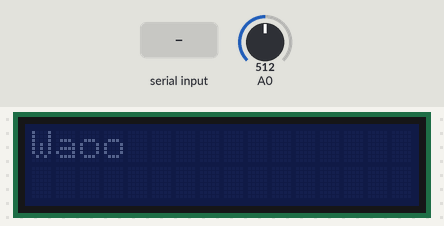
Bench run of a sketch on a simulated Arduino Uno, built with avr-gcc and run on an emulated ATmega328P. Parts: 16×2 character LCD. The test bench sets the inputs (shaded band); at power-on: A0 = 512. What the sketch prints to the serial monitor is not drawn.

Above: at 1.8 s.
1.9 s: "1\n" received over Serial
At 3.9 s:
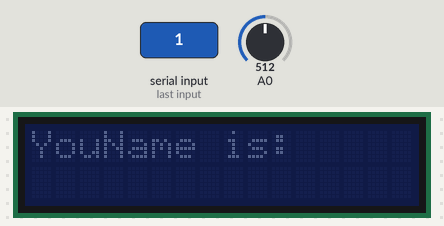
4.5 s: A0 set to 223
8.5 s: A0 set to 192
At 9.9 s:
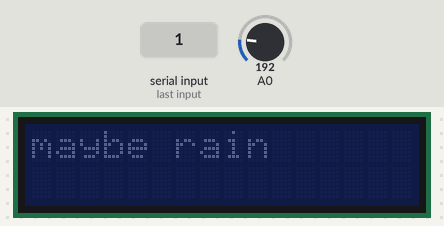
12.6 s: "3\n" received over Serial
At 12.81 s:
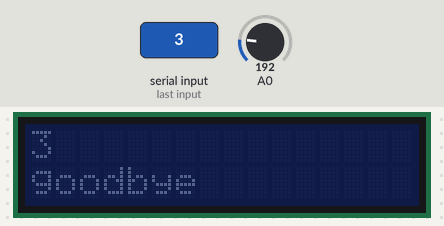
14.5 s: A0 set to 55
16.2 s: A0 set to 48
At 18.3 s:
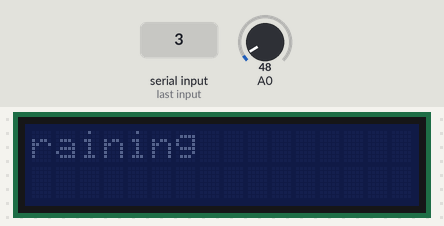
Timing chart, 0 to 19.8 s (numbered marks = the images above; inputs shaded):
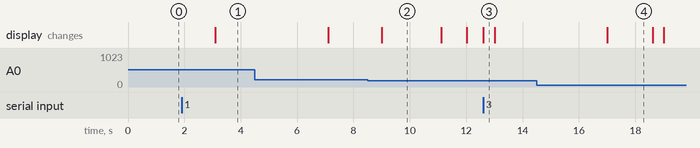

The sketch:

test1.ino.ino
```cpp
#include <Wire.h>
#include <Arduino_FreeRTOS.h>
#include <LiquidCrystal_I2C.h>
LiquidCrystal_I2C lcd(0X27,16,2); //SCL A5 SDA A4
String defaultMessage ="Hello World";
String msg ="1.Input Name\n 2.Hien thi ngay thang \n 3.End ";
String choice1 ="Input name";
String choice2 = "";
String choice3="End";
String goodbye ="goodbye";
String myString ="Waoo";
String yourNameis ="YouName is: ";
String quahansudung= "qua han use";
String raining = "raining";
String mayberain = "maybe rain";
int uutien =0;
int timeUsing=0;
int rainCheck = 0;
int rainThresholdValue = 30;

void TaskLoginUser(void * pvParameters);
// void TaskLoginTimeCounter(void * pvParameters);
void TaskRainSensor(void * pvParameters);
void setup()
{
  lcd.init();
  lcd.print(myString);
  Serial.begin(9600);
  xTaskCreate(
    TaskLoginUser
    , "Task Login"
    , 128
    , NULL
    , 1
    , NULL
  );
  xTaskCreate(
    TaskRainSensor
    , "Task Rain"
    , 128
    , NULL
    , 1
    , NULL
  );
  // xTaskCreate(
  //   TaskLoginTimeCounter
  //   , "Task TimeCounter"
  //   , 128
  //   , NULL
  //   , 1
  //   , NULL
  // );
   vTaskStartScheduler();
}

void loop()
{
}
void TaskRainSensor(void * pvParameters) {
  pinMode(A0, INPUT);
  while (1) {
    int sensorValue = analogRead(A0);
    int percentValue = map(sensorValue,0,1023,100,0);
    if(percentValue > 80 &&percentValue <95 ){
      lcd.clear();
      lcd.print(mayberain);
    }
    if(percentValue>95){
      lcd.clear();
      lcd.print(raining);
    }
    vTaskDelay(1000 / portTICK_PERIOD_MS);
  }
}
void TaskLoginUser(void * pvParameters) {
  while(1){
  delay (3000);
  lcd.clear();
  lcd.print(defaultMessage);
  Serial.print(msg);
  while(Serial.available() ==0){}
  int choice = Serial.parseInt();
  Serial.print(choice);
  if(choice==1){
    lcd.clear();
    Serial.print(yourNameis);
    lcd.print(yourNameis);
    delay(3000);
    String name = Serial.readString();
    name = name.substring(0, name.length() - 1);
    name.remove(0,1);
    uutien=1;
    Serial.println(name);
    lcd.clear();
    lcd.print(name);
    delay(1000);
    timeUsing=1;
  }
  timeUsing+=1;
  if(choice==3){
    lcd.clear();
    lcd.print(timeUsing);
    lcd.setCursor(0 , 1);
    lcd.print(goodbye);
    delay(3000);
  }
  }
}
```

Measured:
- the behaviour switches between 205 and 204 on A0 (found by bisection; images 1 and 2)
- the behaviour switches between 52 and 51 on A0 (found by bisection; images 3 and 4)
- after the input at 1.9 s, the display: changes after 1.2 s (image 1)
- after the input at 8.5 s, the display: changes after 0.51 s (image 2)
- after the input at 12.6 s, the display: changes at once (image 3)
- after the input at 14.5 s, every drawn part: stays the same
- after the input at 16.2 s, the display: changes after 0.80 s (image 4)
- what the display in image 2 shows lasts 2.1 s, from 9.0 s to 11.1 s
